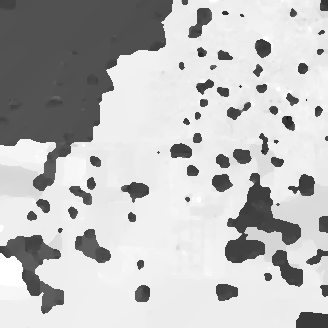
#> input picture depth_01.png, 328 x 328 px
$ python main.py
#> lines starting #> are read from the running program, lines starting #| are printed output that depends on the picture; after the words box and inside, x2 and y2 are one past the last pixel; in counts of white or black regions, pixels touching at a corner belong together
import cv2 as cv
import numpy as np
from scipy import ndimage

# read the image file
depthMapImage = cv.imread('depth_01.png', cv.IMREAD_ANYDEPTH)
#> depthMapImage is the input picture: shape (328, 328); min 19, max 255, mean 190

# converting to its binary form
ret, binaryDepthMapImage = cv.threshold(depthMapImage, 127, 255, cv.THRESH_BINARY)
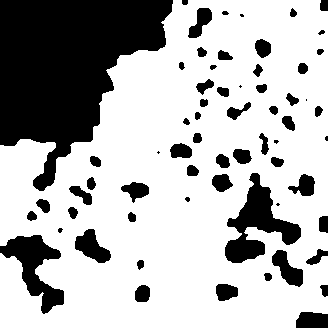
#> binaryDepthMapImage: shape (328, 328); 70.7% white; 64 black regions (9 under 20 px), largest, box (x1, y1, x2, y2) and area: (0, 0, 173, 191) 18855, (225, 173, 301, 263) 2760, (0, 235, 64, 314) 2103

cv.imshow("Original Depth Map Iamge", depthMapImage)
cv.imshow("Binary Image of Depth Map Image", binaryDepthMapImage)

kernel = np.ones((5, 5), np.uint8)
binaryDepthMapImageWithClosing = cv.morphologyEx(binaryDepthMapImage, cv.MORPH_CLOSE, kernel)
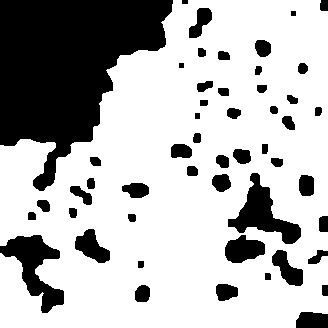
#> binaryDepthMapImageWithClosing: shape (328, 328); 71.5% white; 51 black regions, largest, box (x1, y1, x2, y2) and area: (0, 0, 173, 191) 18849, (0, 235, 64, 313) 2091, (228, 173, 301, 244) 1943
cv.imshow("Binary Image of Depth Map after Closing", binaryDepthMapImageWithClosing)

binaryDepthMapImageWithClosingAndOpening = cv.morphologyEx(binaryDepthMapImageWithClosing, cv.MORPH_OPEN, kernel)
#> binaryDepthMapImageWithClosingAndOpening: shape (328, 328); 71.4% white; 49 black regions, largest, box (x1, y1, x2, y2) and area: (0, 0, 173, 191) 18861, (225, 173, 301, 263) 2753, (0, 235, 64, 313) 2108
cv.imshow("Binary Image of Depth Map after Closing & Opening", binaryDepthMapImageWithClosingAndOpening)

binaryDepthMapImageWithClosingOpeningAndErosion = cv.erode(binaryDepthMapImageWithClosingAndOpening, kernel, iterations=1)
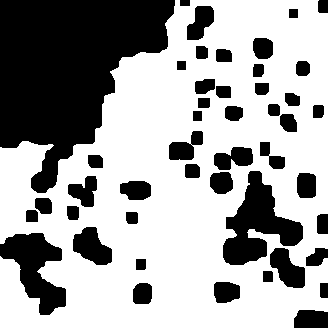
#> binaryDepthMapImageWithClosingOpeningAndErosion: shape (328, 328); 64.1% white; 46 black regions, largest, box (x1, y1, x2, y2) and area: (0, 0, 175, 193) 19845, (223, 171, 303, 265) 3641, (0, 233, 66, 315) 2780
cv.imshow("Binary Image of Depth Map after Closing, Opening & Erosion", binaryDepthMapImageWithClosingOpeningAndErosion)

lightFieldImage = cv.imread('img_01.png')
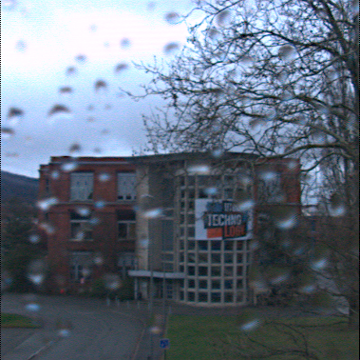
#> input picture img_01.png, 360 x 360 px
#> lightFieldImage is the input picture: shape (360, 360, 3); mean B, G, R 125.4, 111.4, 100.1

highPassFilter = np.array([[0, -1, 0],
                           [-1,  5, -1],
                           [0, -1, 1]])

print("Shape of Original Image", lightFieldImage.shape)
#| Shape of Original Image (360, 360, 3)
print("Shape of High Pass Filter", highPassFilter.shape)
highPassFilter = highPassFilter[:, :, None]  # Add singleton dimension
print("Shape of High Pass Filter", highPassFilter.shape)

highPassFilteredImage = ndimage.convolve(lightFieldImage, highPassFilter)
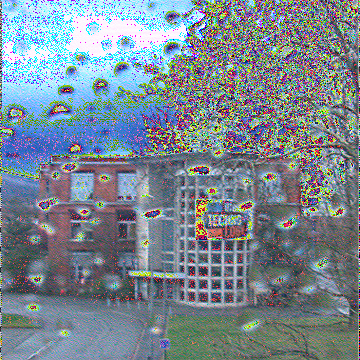
#> highPassFilteredImage: shape (360, 360, 3); mean B, G, R 145.9, 135.4, 122.4
highPassFilteredImage = highPassFilteredImage.squeeze() # Remove singleton dimension

cv.imshow("Original Image", lightFieldImage)
cv.imshow("High Pass Filtered Image", highPassFilteredImage)

binaryDepthMapImageWithClosingOpeningAndErosionHeight,binaryDepthMapImageWithClosingOpeningAndErosionWidth = binaryDepthMapImageWithClosingOpeningAndErosion.shape[:2]
#> binaryDepthMapImageWithClosingOpeningAndErosionHeight = 328; binaryDepthMapImageWithClosingOpeningAndErosionWidth = 328

resizedhighPassFilteredImage=cv.resize(highPassFilteredImage, (binaryDepthMapImageWithClosingOpeningAndErosionWidth,binaryDepthMapImageWithClosingOpeningAndErosionHeight), interpolation = cv.INTER_AREA)
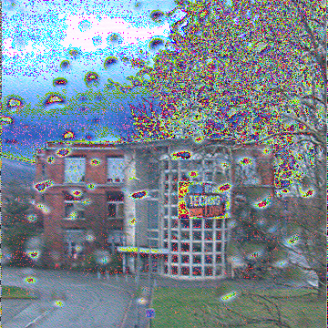
#> resizedhighPassFilteredImage: shape (328, 328, 3); mean B, G, R 145.9, 135.4, 122.4
cv.imshow("High Pass Filtered Image after Resize", resizedhighPassFilteredImage)

maskedHighPassFilteredImage = cv.bitwise_and(resizedhighPassFilteredImage, resizedhighPassFilteredImage, mask=binaryDepthMapImageWithClosingOpeningAndErosion)
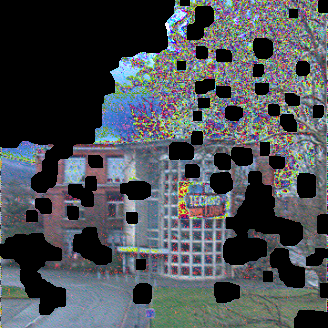
#> maskedHighPassFilteredImage: shape (328, 328, 3); mean B, G, R 83.8, 79.1, 74.7

cv.imshow("Resized High Pass Filtered Image after Masking", maskedHighPassFilteredImage)

cv.waitKey(0)
cv.destroyAllWindows()
